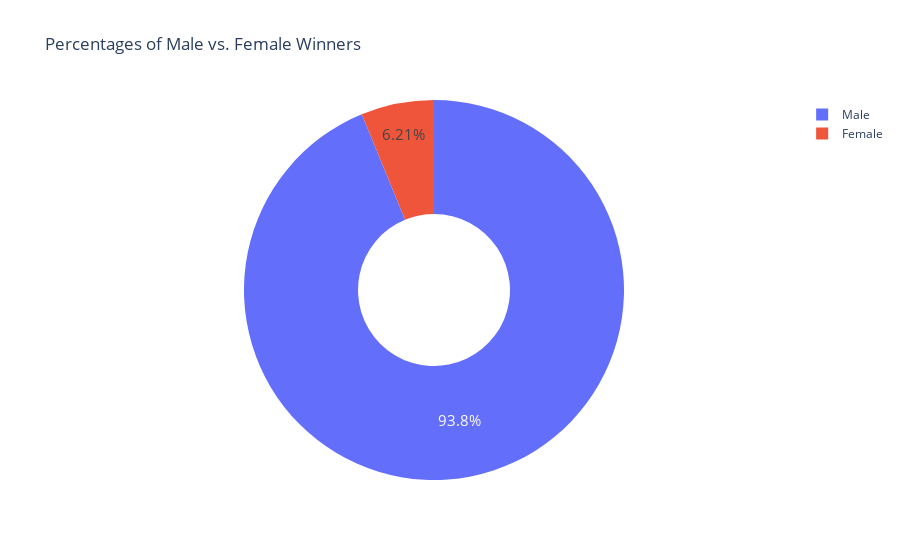

Here is the notebook cell this chart was saved with:
### Markdown cell above
**Challenge**: Create a [donut chart using plotly](https://plotly.com/python/pie-charts/) which shows how many prizes went to men compared to how many prizes went to women. What percentage of all the prizes went to women?

### Code cell
biology = df_data['sex'].value_counts()
fig = px.pie(labels=biology.index,
             values=biology.values,
             title='Percentages of Male vs. Female Winners',
             names= biology.index,
             hole=0.4)
fig.update_traces(textposition='inside', textfont_size=15,
                  textinfo='percent')

### Figure 1 — Plotly figure (JSON) as saved in the notebook; plotly's stock layout.template omitted (floating-point values rounded to 4 significant figures)
{"data": [{"domain": {"x": [0, 1], "y": [0, 1]}, "hole": 0.4, "hovertemplate": "label=%{label}<br>value=%{value}<extra></extra>", "labels": ["Male", "Female"], "legendgroup": "", "name": "", "showlegend": true, "textfont": {"size": 15}, "textinfo": "percent", "textposition": "inside", "type": "pie", "values": [876, 58]}], "layout": {"legend": {"tracegroupgap": 0}, "title": {"text": "Percentages of Male vs. Female Winners"}}}
